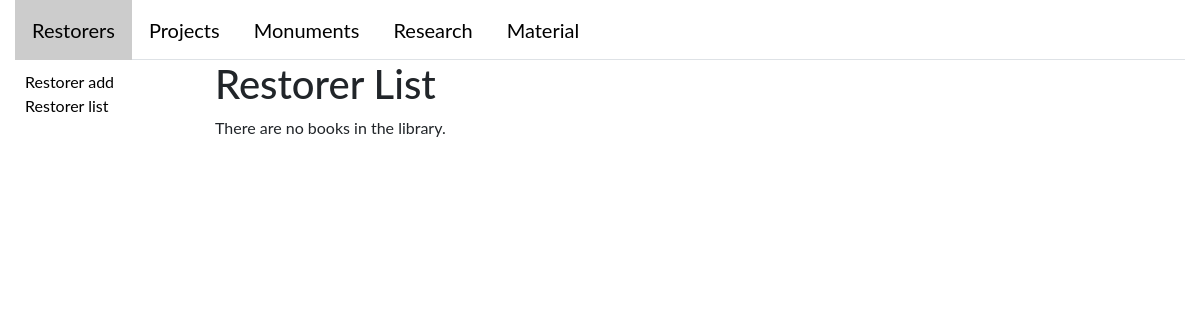
Before: /restorer/list with the older database file.
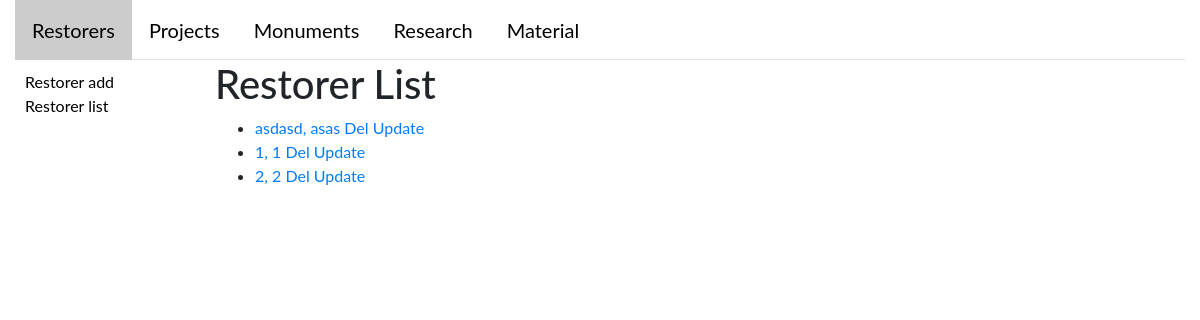
After: the same page with the newer database file.
### catalogWeb/models.py (models this page shows)
class Restorer(AlbumMixin, models.Model):
    first_name = models.CharField(max_length=45)
    last_name = models.CharField(max_length=45)
    description = models.CharField(max_length=200)
    album = models.OneToOneField('album.Album', null=True)
    def __str__(self):
        return '%s, %s' % (self.last_name, self.first_name)

### catalogWeb/views/restorer.py (the view)
# urls.py: url(r'restorer/list', views.RestorerListView.as_view(), name='restorerList'),
class RestorerListView(generic.ListView):
    model = Restorer
    template_name = 'catalogWeb/restorer/restorer_list.html'
    paginate_by = 10
    @add_tab_name(TAB_NAME)
    def get_context_data(self, **kwargs):
        return super().get_context_data(**kwargs)

### catalogWeb/helpers.py (called while the page is built)
def add_tab_name(tab_name):
    def real_decorator(func):
        def wrapper(*args, **kwargs):
            context = func(*args, **kwargs)
            context['tab_name'] = tab_name
            return context
        return wrapper
    return real_decorator

### catalogWeb/templates/catalogWeb/restorer/restorer_list.html
{% extends "base_generic.html" %}
{% block sidebar %}
  <ul class="sidebar-nav  flex-column">
    <li><a href="{% url 'restorerCreate' %}">Restorer add</a></li>
    <li><a href="{% url 'restorerList' %}">Restorer list</a></li>
  </ul>
{% endblock sidebar %}
{% block content %}
    <h1>Restorer List</h1>
    {% if restorer_list %}
    <ul>
      {% for restorer in restorer_list %}
      <li>
        <a href="{% url 'restorerDetail' restorer.id %}"> {{  restorer }}</a>
          <a href="{% url 'restorerDelete' restorer.id %}"> Del</a>
            <a href="{% url 'restorerUpdate' restorer.id %}"> Update</a>
      </li>
      {% endfor %}
    </ul>
    {% else %}
      <p>There are no books in the library.</p>
    {% endif %}
{% endblock %}

Changed rows visible on the page:
added Restorer: last_name+first_name "asdasd, asas"
added Restorer: last_name+first_name "1, 1"
added Restorer: last_name+first_name "2, 2"
Other visible differences:
text no longer shown: "There are no books in the library."
